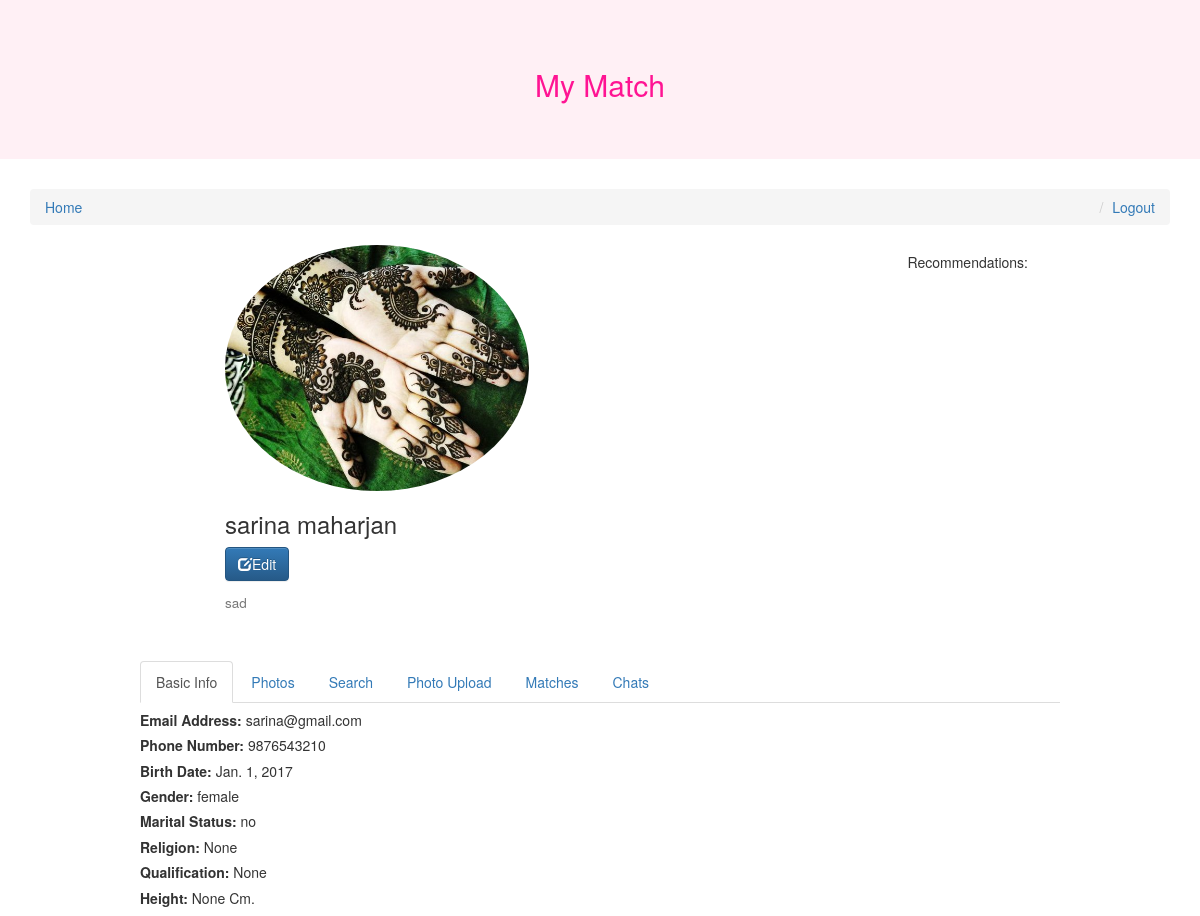
Page /6/ (signed in) on the committed database.
### photos/models.py (models this page shows, shortened)
class Picture(models.Model):
	user = models.ForeignKey(Profile,on_delete=models.CASCADE)
	caption = models.CharField(max_length=15,null=True,blank=True)
	timestamp = models.DateTimeField(auto_now=False, auto_now_add=True)
	photo = models.ImageField(upload_to=upload_location,null=True)
	profile_check = models.BooleanField(default=False)
	def __str__(self):
		return "%s-%s" % (self.user,self.caption)
	def get_absolute_url(self):
		temp = self.user
		return reverse("photos:photo", kwargs={"pk1": self.pk,"pk":temp.pk})

### accounts/models.py (models this page shows, shortened)
class Profile(models.Model):
	user = models.OneToOneField(User,on_delete=models.CASCADE)
	CHOICES = (('male','male'),('female','female'))
	MARITAL = (('Married','Married'),('Single','Single'),('Divorced','Divorced'))
	phone_no = models.CharField(max_length=15,unique=True,validators=[phone_validator])
	birth_date = models.DateField()
	bio = models.TextField(max_length=200,null=True,blank=True)
	gender = models.CharField(max_length=10,choices=CHOICES,null=True)
	marital_status = models.CharField(max_length=10,choices=MARITAL,null=True)
	timestamp = models.DateTimeField(auto_now=False, auto_now_add=True)
	latitude = models.CharField(max_length=100,null=True)
	longitude = models.CharField(max_length=100,null=True)
	RELIGION = (('Hinduism','Hinduism'),('Christian','Christian'),('Buddhism','Buddhism'),('Muslim','Muslim'),('Sikh','Sikh'),('Jain','Jain'))
	religion = models.CharField(max_length=20,null=True,blank=True,choices=RELIGION)
	QUALIFICATION = (('Under Graduate','Under Graduate'),('Graduate','Graduate'),('Post Graduate','Post Graduate'))
	qualification = models.CharField(max_length=30,null=True,choices=QUALIFICATION)
	height = models.IntegerField(null=True,blank=True)
	def __str__(self):
		return "%s's profile" % self.user
	def get_absolute_url(self):
		return reverse('detail', kwargs={'pk':self.pk})

### accounts/views.py (the view, shortened to what this page needs)
# urls.py: url(r'^(?P<pk>\d+)/$', profile_detail_view, name='detail'),
def profile_detail_view(request,pk):
	logged_in_profile = Profile.objects.filter(user=request.user) #this is logged in profile
	logged_in_profile = logged_in_profile.first()
	instance = get_object_or_404(Profile,pk=pk)
	if not request.user.is_authenticated:
		raise Http404
	user = instance.user
	chat_obj = None
	chat_obj_ = None
	chat_form = None
	photo_form = PictureForm(request.POST or None,request.FILES or None)
	if photo_form.is_valid() and request.user.is_authenticated():
		photo = photo_form.save(commit=False)
		photo.user = instance
		photo.save()
		return redirect("/")
	all_photo = Picture.objects.filter(user=instance)
	profile_pic = None
	profile_picture = all_photo.filter(profile_check=True)
	if profile_picture.exists():
		profile_pic = profile_picture.first()
	unseen_notices_count = None;
	notices = NotifyUser.objects.filter(receiver=logged_in_profile)
	if notices != None:
		unseen_notices = notices.filter(seen_or_not=False) #getting unseen notifications
		if unseen_notices != None:
			unseen_notices_count = unseen_notices.count()
	match_list1 = ChatClass.objects.filter(owner=request.user)
	match_list2 = ChatClass.objects.filter(opponent=request.user)
	match_list3 = []
	match_list3.extend(match_list1)
	match_list3.extend(match_list2)
	match_list = [] #it holds the match list
	for each in match_list3:
		if each.friends == True:
			match_list.append(each)
	all_matches = [] # it has all the users that are matched with the logged in.
	for match in match_list:
		opponent = match.opponent
		owner = match.owner
		if request.user != opponent:
			us = Profile.objects.get(user=opponent)
			all_matches.append(us)
		if request.user != owner:
			us = Profile.objects.get(user=owner)
			all_matches.append(us)
	unseen_msg_count = 0
	message_list = [] # it holds all the chatclass that has conversations
	for one in match_list:
		unseen_msg_count = one.get_unseen_msg(request.user) + unseen_msg_count
		msg = MessageClass.objects.filter(user_set=one)
		if msg.count() != 0:
			message_list.append(one)
	recommend_list = recommendation(user)
	query = request.GET.get("q")
	religion = request.GET.get("religion")
	age = request.GET.get("age")
	if query == "---":
		query = 20
	if query:
		return redirect('search',pk=pk,query=query,religion=religion,age=age)
	context = {
	'unseen_msg_count':unseen_msg_count,
	'message_list':message_list,
	'all_matches':all_matches,
	'chat_obj_':chat_obj_,
	'chat_obj':chat_obj,
	'notices':notices,
	'unseen_notices_count':unseen_notices_count,
	'profile_pic':profile_pic,
	'all_photo':all_photo,
	'photo_form':photo_form,
	'chat_form':chat_form,
	'instance':instance,
	'user':user,
	'recommend_list':recommend_list,
	}
	return render(request,"profile_detail.html",context)

### accounts/utils.py (called while the page is built)
def calculation(profile,*args,**kwargs):
	user = profile.user
	users_profile = Profile.objects.get(user=user)
	as_owner = ChatClass.objects.filter(owner=user)
	as_opponent = ChatClass.objects.filter(opponent=user)
	fren_user_list = [] #it stores all the users which are matched
	for i in as_owner:
		user1 = i.opponent
		fren_user_list.append(user1)
	for i in as_opponent:
		user2 = i.owner
		fren_user_list.append(user2)
	fren_profile_list = [] # profiles of all the opposite gender friends
	for i in fren_user_list:
		temp = Profile.objects.get(user=i)
		if temp.gender != users_profile.gender:
			fren_profile_list.append(temp)
	return fren_profile_list

### chats/models.py (called while the page is built)
	def get_unseen_msg(self,s):
		obj_list = MessageClass.objects.filter(user_set=self)
		obj_list.filter(seen_case=False)
		obj_list1 = []
		for each in obj_list:
			if each.sender != s:
				obj_list1.append(each)
		if obj_list1.count(obj_list1) != 0:
			return obj_list1.count(obj_list1)
			print("c")
			print(obj_list1.count(obj_list1))
		else:
			return 0

### accounts/templates/profile_detail.html (shortened to what this page needs)
{% extends "base.html" %}
{% block content %}
{% load crispy_forms_tags %}
<div class="row">
<div class="col-sm-offset-2 col-sm-6">
	<div>
		{% if profile_pic %}
			<img class="img-responsive img-circle" src="{{ profile_pic.photo.url }}" alt="{{ profile_pic }}" width="304" height="236">
		{% endif %}
	</div>
	<div>
		{% if instance.user.first_name and instance.user.last_name %}
			<h3>
			{{ instance.user.first_name }} {{ instance.user.last_name }}</h3> {% else %} <h3>{{ instance.user.username }}
			</h3>
		{% endif %}
		{% if request.user == instance.user %}
		<a href="{% url 'edit' pk=instance.pk %}"><button class="btn btn-primary"><span class="glyphicon glyphicon-edit"></span>Edit</button></a>
		{% endif %}
		<h4><small> {{ instance.bio }} </small></h4><br><br>
	</div>
</div>
{% if request.user == instance.user %}
<div class="col-sm-offset-1 col-sm-3">
<h5>Recommendations:</h5>
</div>
{% endif %}
</div>
<div class="col-xs-offset-1 col-xs-10">
	<ul class="nav nav-tabs">
        <li class="active"><a data-toggle="tab" href="#basicinfo">Basic Info</a></li>
        <li><a data-toggle="tab" href="#photos">Photos</a></li>
        {% if request.user == instance.user %}
      	<li><a data-toggle="tab" href="#location">Search</a></li>
      	<li><a data-toggle="tab" href="#upload">Photo Upload</a></li>
      	<li><a data-toggle="tab" href="#matches">Matches</a></li>
      	<li><a data-toggle="tab" href="#chats">
      			Chats
			</a>
		</li>
      	{% endif %}
    </ul>
    <div class="tab-content">
        <div id="basicinfo" class="tab-pane fade in active">
            <h5><strong>Email Address: </strong> {{ instance.user.email }}</h5>
			<h5><strong>Phone Number: </strong> {{ instance.phone_no }}</h5>
			<h5><strong>Birth Date: </strong> {{ instance.birth_date }}</h5>
			<h5><strong>Gender: </strong> {{ instance.gender }}</h5>
			<h5><strong>Marital Status: </strong>{{ instance.marital_status }}</h5>
			<h5><strong>Religion: </strong>{{ instance.religion }}</h5>
			<h5><strong>Qualification: </strong>{{ instance.qualification }}</h5>
			<h5><strong>Height: </strong>{{ instance.height }} Cm.</h5>
        </div>
    </div>
 </div>
{% endblock content %}

### accounts/static/base.css (style rules this page uses)
html, body { margin:0; padding:0; height:100%; }

### rows in the picture
Picture: photo (picture)
Profile: user.first_name "sarina", user.last_name "maharjan", bio "sad", user.email "sarina@gmail.com", phone_no "9876543210", birth_date "Jan. 1, 2017", gender "female", marital_status "no", religion "None", qualification "None", height "None"
